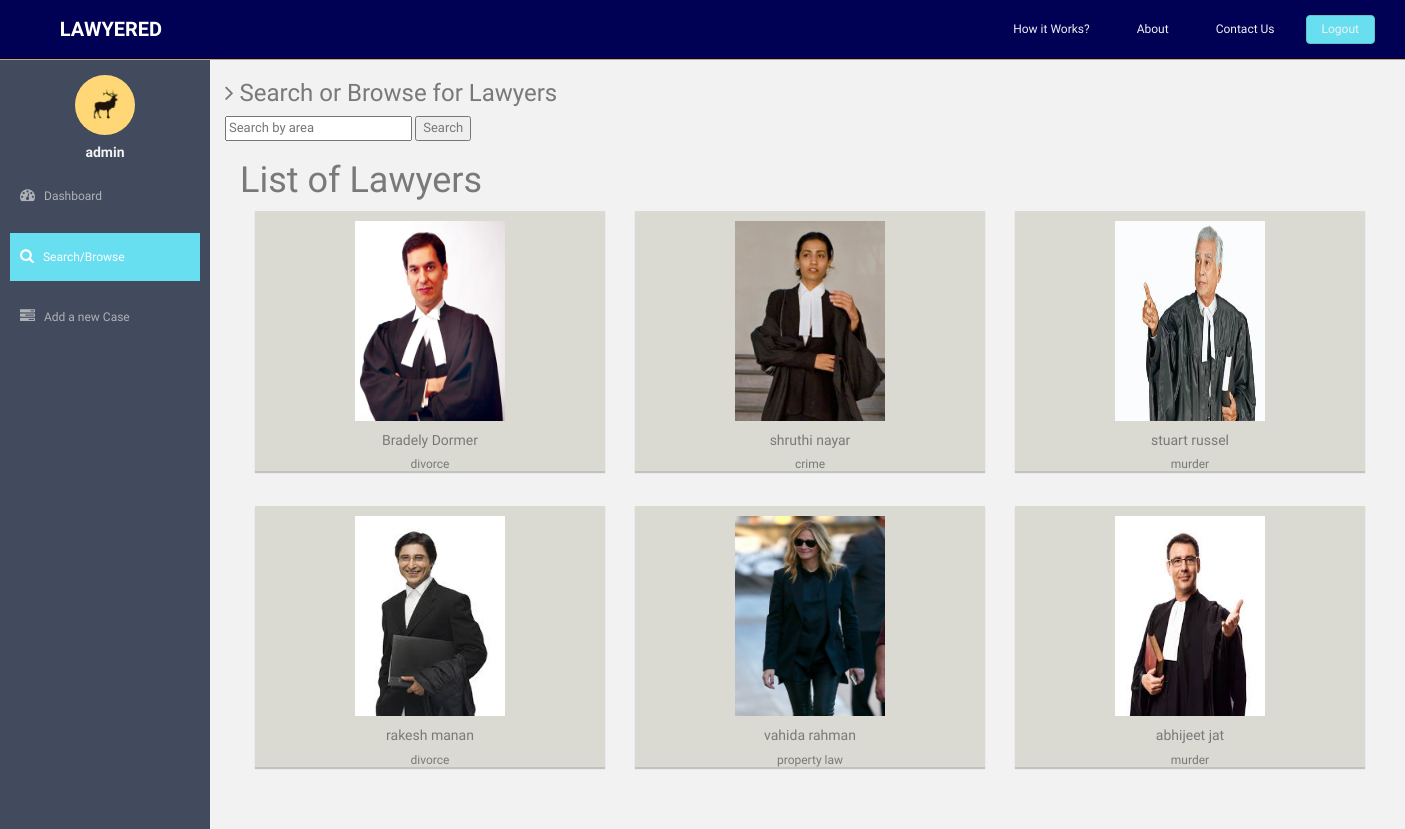
The app's page /lawyered/search/ (signed in) with its own data.
### lawyered/models.py (models this page shows, shortened)
class person(models.Model):
	name = models.CharField(max_length=250)
	area = models.CharField(max_length=250)
	specialization = models.CharField(max_length=250)
	details = models.TextField()
	image = models.ImageField(upload_to='lawyered/media/',blank=True)

### lawyered/views.py (the view)
def person_list(request):
	persons = person.objects.all()
	query = request.GET.get("q")
	if query:
		persons = persons.filter(area__contains = query)
	return render(request,'lawyered/search.html',{'persons': persons, 'username':request.user.username})

### lawyered/templates/lawyered/search.html (shortened to what this page needs)
<!DOCTYPE html>
{% load static %}
<html lang="en">
  <head>
    <link href="{% static 'lawyered/assets/css/bootstrap.css' %}" rel="stylesheet">
    <link href="{% static 'lawyered/assets/font-awesome/css/font-awesome.css' %}" rel="stylesheet" />
    <link href="{% static 'lawyered/assets/css/style.css' %}" rel="stylesheet">
    <link href="{% static 'lawyered/assets/css/style-responsive.css' %}" rel="stylesheet">
  </head>
  <body>
  <section id="container" >
      <header class="header black-bg">
            <a href="{% url 'lawyered:index' %}" class="logo"><b>&nbsp;&nbsp;&nbsp;&nbsp;&nbsp;&nbsp;&nbsp;&nbsp; LAWYERED</b></a>
            <div class="top-menu">
				<ul class="nav pull-right top-menu">
					<li><a class="TopMenu" href="#">How it Works?</a></li>
					<li><a class="TopMenu" href="#">About</a></li>
					<li><a class="TopMenu" href="#">Contact Us</a></li>
					<li><a class="logout" href="{% url 'lawyered:logout' %}">Logout</a></li>
            	</ul>
            </div>
        </header>
      <aside>
          <div id="sidebar"  class="nav-collapse ">
              <ul class="sidebar-menu" id="nav-accordion">
              	  <p class="centered"><a href=#><img src="{% static 'lawyered/assets/img/ui-sam.jpg' %}" class="img-circle" width="60"></a></p>
              	  <h5 class="centered">{{ username }}</h5>
                  <li class="mt">
                      <a href="{% url 'lawyered:dashboard' %}">
                          <i class="fa fa-dashboard"></i>
                          <span>Dashboard</span>
                      </a>
                  </li>
				  <li class="mt">
                       <a class="active" href="{% url 'lawyered:search' %}">
						  <i class="fa fa-search"></i>
                          <span>Search/Browse</span>
                      </a>
                  </li>
				  <li class="mt">
                       <a href="{% url 'lawyered:divorce' %}">
						  <i class="fa fa-tasks"></i>
                          <span>Add a new Case</span>
                      </a>
                  </li>
              </ul>
          </div>
      </aside>
      <section id="main-content">
          <section class="wrapper site-min-height">
          	<h3><i class="fa fa-angle-right"></i> Search or Browse for Lawyers</h3>
      <form method = 'GET' action=''>
      <input type ='text' name='q' placeholder='Search by area'/>
      <input type='submit' value='Search' />
      </form>
        <div class="container">
        <h1> List of Lawyers </h1>
            {% for person in persons %}
        <div class="col-lg-4 col-md-4 col-sm-4 mb">
              <div class="product-panel-2 pn">
                <img src="{% if person.image %}{{person.image.url}}{% else %}<p> No image </p> {% endif %}" width="150" height="200" alt=" ">
                <h5 class="mt">{{person.name}}</h5>
                <h6>{{person.specialization}}</h6>
              </div>
            </div>
        {% endfor %}
          </div>
		</section><! --/wrapper -->
      </section>
  </section>
  </body>
</html>

### lawyered/static/lawyered/assets/css/style.css (style rules this page uses)
body { color: #797979; background: #f2f2f2; font-family: 'Ruda', sans-serif; padding: 0px !important; margin: 0px !important; font-size:13px; }
ul li { list-style: none; }
a, a:hover, a:focus { text-decoration: none; outline: none; }
#container { width: 100%; height: 100%; }
.centered { text-align: center; }
.mt { margin-top: 12px; }
.mb { margin-bottom: 25px; }
ul.top-menu > li > .logout { color: #f2f2f2; font-size: 12px; border-radius: 4px; -webkit-border-radius: 4px; border: 1px solid #64c3c2 !important; padding: 5px 15px; margin-right: 15px; background: #68dff0; margin-top: 15px; }
ul.top-menu > li > .TopMenu { color: #f2f2f2; font-size: 12px; border: 1px solid #000055 !important; padding: 5px 15px; margin-right: 15px; background: #000055; margin-top: 15px; }
#sidebar { width: 210px; height: 100%; position: fixed; background: #424a5d; }
#sidebar h5 { color: #f2f2f2; font-weight: 700; }
#sidebar ul li { position: relative; }
ul.sidebar-menu , ul.sidebar-menu li ul.sub { margin: -2px 0 0; padding: 0; }
ul.sidebar-menu { margin-top: 75px; }
ul.sidebar-menu li { margin-bottom: 5px; margin-left:10px; margin-right:10px; }
ul.sidebar-menu li a span { display: inline-block; }
ul.sidebar-menu li a { color: #aeb2b7; text-decoration: none; display: block; padding: 15px 0 15px 10px; font-size: 12px; outline: none; -webkit-transition: all 0.3s ease; -moz-transition: all 0.3s ease; -o-transition: all 0.3s ease; -ms-transition: all 0.3s ease; transition: all 0.3s ease; }
ul.sidebar-menu li a.active, ul.sidebar-menu li a:hover, ul.sidebar-menu li a:focus { background: #68dff0; color: #fff; display: block; -webkit-transition: all 0.3s ease; -moz-transition: all 0.3s ease; -o-transition: all 0.3s ease; -ms-transition: all 0.3s ease; transition: all 0.3s ease; }
ul.sidebar-menu li a i { font-size: 15px; padding-right: 6px; }
ul.sidebar-menu li a.active i { color: #fff; }
#main-content { margin-left: 210px; }
.header, .footer { min-height: 60px; padding: 0 15px; }
.header { position: fixed; left: 0; right: 0; z-index: 1002; }
.black-bg { background: #000055; border-bottom: 1px solid #c9aa5f; }
.wrapper { display: inline-block; margin-top: 60px; padding-left: 15px; padding-right: 15px; padding-bottom: 15px; padding-top: 0px; width: 100%; }
a.logo { font-size: 20px; color: #ffffff; float: left; margin-top: 15px; text-transform: uppercase; }
a.logo b { font-weight: 900; }
#top_menu .nav > li, ul.top-menu > li { float: left; }
ul.top-menu > li > a { color: #666666; font-size: 16px; border-radius: 4px; -webkit-border-radius: 4px; border:1px solid #666666 !important; padding: 2px 6px; margin-right: 15px; }
.pn { height: 250px; box-shadow: 0 2px 1px rgba(0, 0, 0, 0.2); }
.product-panel-2 { padding-top: 10px; background: #dadad2; text-align: center; height: 100%; }
.site-min-height { min-height: 900px; }

### records on screen
person: image (picture), name "Bradely Dormer", specialization "divorce"
person: image (picture), name "shruthi nayar", specialization "crime"
person: image (picture), name "stuart russel", specialization "murder"
person: image (picture), name "rakesh manan", specialization "divorce"
person: image (picture), name "vahida rahman", specialization "property law"
person: image (picture), name "abhijeet jat", specialization "murder"

### other values on screen
{{ username }} "admin"
